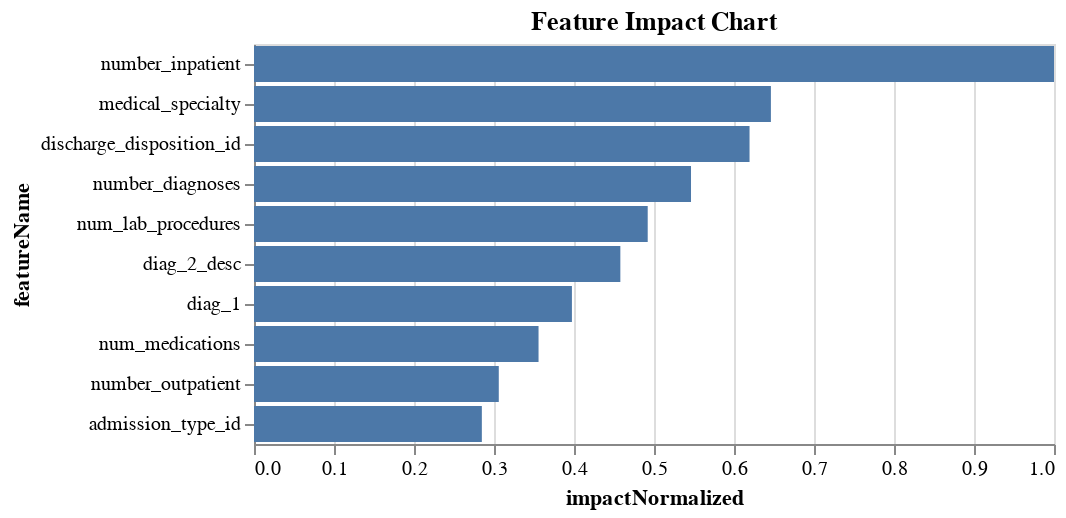

The code cell stored with this chart in its notebook:
### Markdown cell above
#### There is also a library called [datarobotx](https://drx.datarobot.com/index.html) that acts as a way to generalize or streamline many of the actions you can perform through the DataRobot API. In this case we can, in one line, create a feature impact or ROC curve plot and save them in anyway an altair chart can be saved.

### Code cell
drx.Context(config_path="./drconfig.yaml")

feature_impact_chart(project.id, top_model.id)

### Figure 1 — Vega-Lite specification as saved in the notebook (floating-point values rounded to 4 significant figures)
{"config": {"view": {"continuousWidth": 300, "continuousHeight": 300}}, "data": {"name": "data-ba67733e43f6c9a541b9268f3c6067a2"}, "mark": {"type": "bar"}, "encoding": {"x": {"field": "impactNormalized", "type": "quantitative"}, "y": {"field": "featureName", "sort": "-x", "type": "nominal"}}, "title": "Feature Impact Chart", "width": 400, "$schema": "https://vega.github.io/schema/vega-lite/v5.16.3.json", "datasets": {"data-ba67733e43f6c9a541b9268f3c6067a2": [{"featureName": "number_inpatient", "impactNormalized": 1.0, "impactUnnormalized": 0.03169, "redundantWith": null, "adjustedFeatureImpact": null}, {"featureName": "medical_specialty", "impactNormalized": 0.6461, "impactUnnormalized": 0.02048, "redundantWith": null, "adjustedFeatureImpact": null}, {"featureName": "discharge_disposition_id", "impactNormalized": 0.6194, "impactUnnormalized": 0.01963, "redundantWith": null, "adjustedFeatureImpact": null}, {"featureName": "number_diagnoses", "impactNormalized": 0.5463, "impactUnnormalized": 0.01731, "redundantWith": null, "adjustedFeatureImpact": null}, {"featureName": "num_lab_procedures", "impactNormalized": 0.4921, "impactUnnormalized": 0.0156, "redundantWith": null, "adjustedFeatureImpact": null}, {"featureName": "diag_2_desc", "impactNormalized": 0.4579, "impactUnnormalized": 0.01451, "redundantWith": null, "adjustedFeatureImpact": null}, {"featureName": "diag_1", "impactNormalized": 0.3974, "impactUnnormalized": 0.0126, "redundantWith": null, "adjustedFeatureImpact": null}, {"featureName": "num_medications", "impactNormalized": 0.3557, "impactUnnormalized": 0.01127, "redundantWith": null, "adjustedFeatureImpact": null}, {"featureName": "number_outpatient", "impactNormalized": 0.306, "impactUnnormalized": 0.009698, "redundantWith": null, "adjustedFeatureImpact": null}, {"featureName": "admission_type_id", "impactNormalized": 0.2848, "impactUnnormalized": 0.009027, "redundantWith": null, "adjustedFeatureImpact": null}]}}
